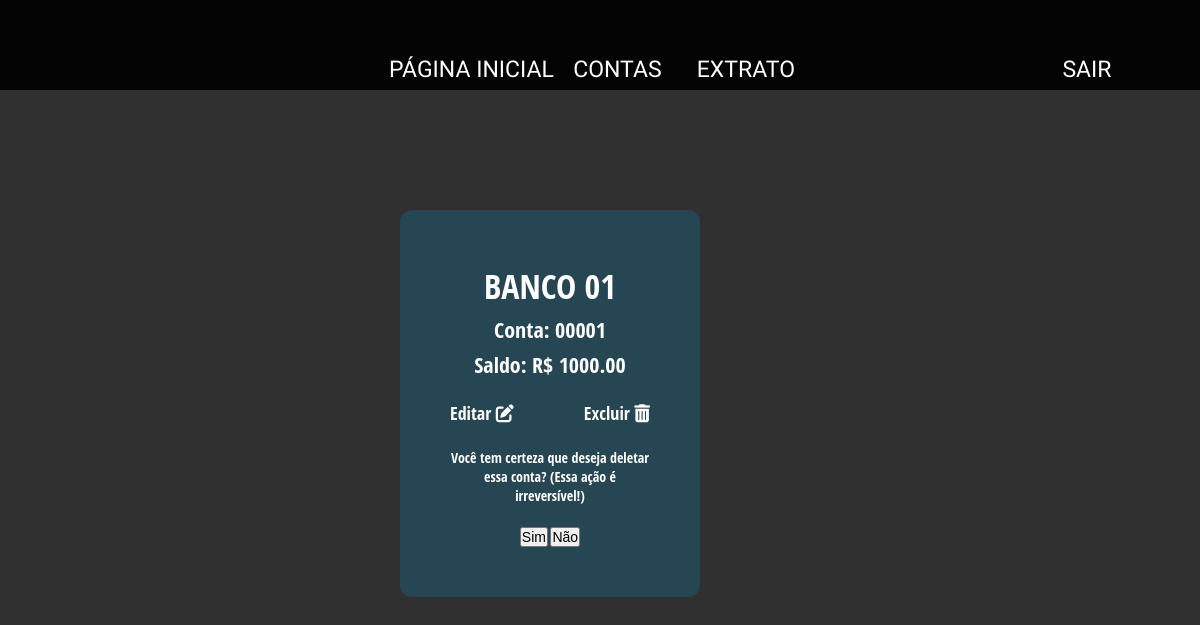
The app's page /core/accounts/?account=00001, older data.
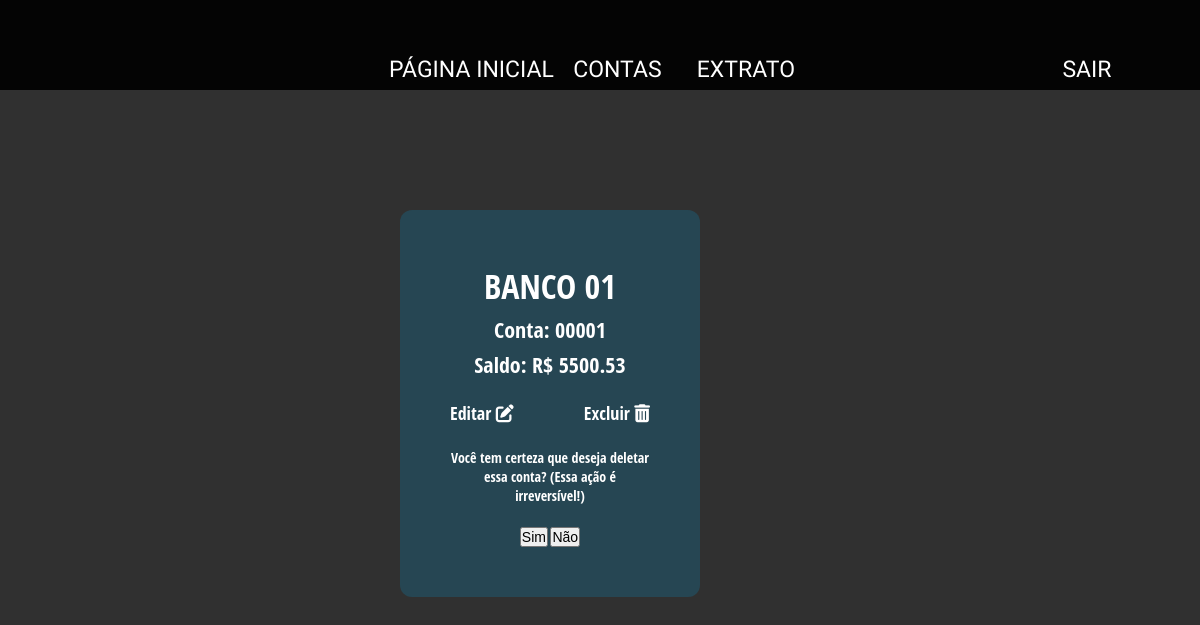
The same page, newer data.
### core/models.py (models this page shows, shortened)
class totalBalance(models.Model):
  account = models.CharField(max_length=8,
                             verbose_name="Conta",
                             primary_key=True)
  bank = models.CharField(max_length=100,
                          verbose_name="Banco",
                          )
  balance = models.DecimalField(max_digits=20,
                                decimal_places=2,
                                verbose_name="Saldo",
                                )
  register_date = models.DateTimeField(auto_now=True,
                                       verbose_name="Inserido em")
  class Meta:
    db_table = 'totalBalance'

### core/views.py (the view)
# urls.py: path('accounts/', views.accounts, name='accounts'),
def accounts(request):
    registered_accounts = totalBalance.objects.all()
    data = request.GET.get('account')
    if data:
        messages.warning(request, 'Você tem certeza que deseja deletar essa conta? (Essa ação é irreversível!)')
    context = {
        'accounts': registered_accounts,
        'data': data,
    }
    return render(request, 'accounts.html', context=context)

### core/templates/accounts.html
{% extends "base.html" %}
{% block content %}
<div class="content">
    <div class="box">
        {% for account in accounts %}
        <div class="box-content">
            <h1>{{ account.bank }}</h1>
            <p>Conta: {{ account.account }}</p>
            <p>Saldo: R$ {{ account.balance }}</p>
            <div class="box-subcontent">
                <a href="{% url 'edit_account' account=account.account %}">
                    <span class="edit-account">
                        Editar
                        <i class="fas fa-edit"></i>
                    </span>
                </a>
                <a href="{% url 'accounts' %}?account={{ account.account }}">
                    <span class="delete-account">
                        Excluir
                        <i class="fas fa-trash-alt"></i>
                    </span>
                </a>
            </div>
            {% if account.account == data %}
                {% if messages %}
                <div class="message info sm">
                    {% for message in messages %}
                    <p> {{ message }}</p>
                    <button type="submit" name="confirm">Sim</button>
                    <a href="{% url 'accounts' %}">
                        <button type="button">Não</button>
                    </a>
                </div>
                    {% endfor %}
                {% endif %}
            {% endif %}
        </div>
        {% endfor %}
    </div>
</div>
{% endblock %}

Row changes from the older to the newer data that the page shows:
changed totalBalance "BANCO 01": balance "1000.00" → "5500.53"
